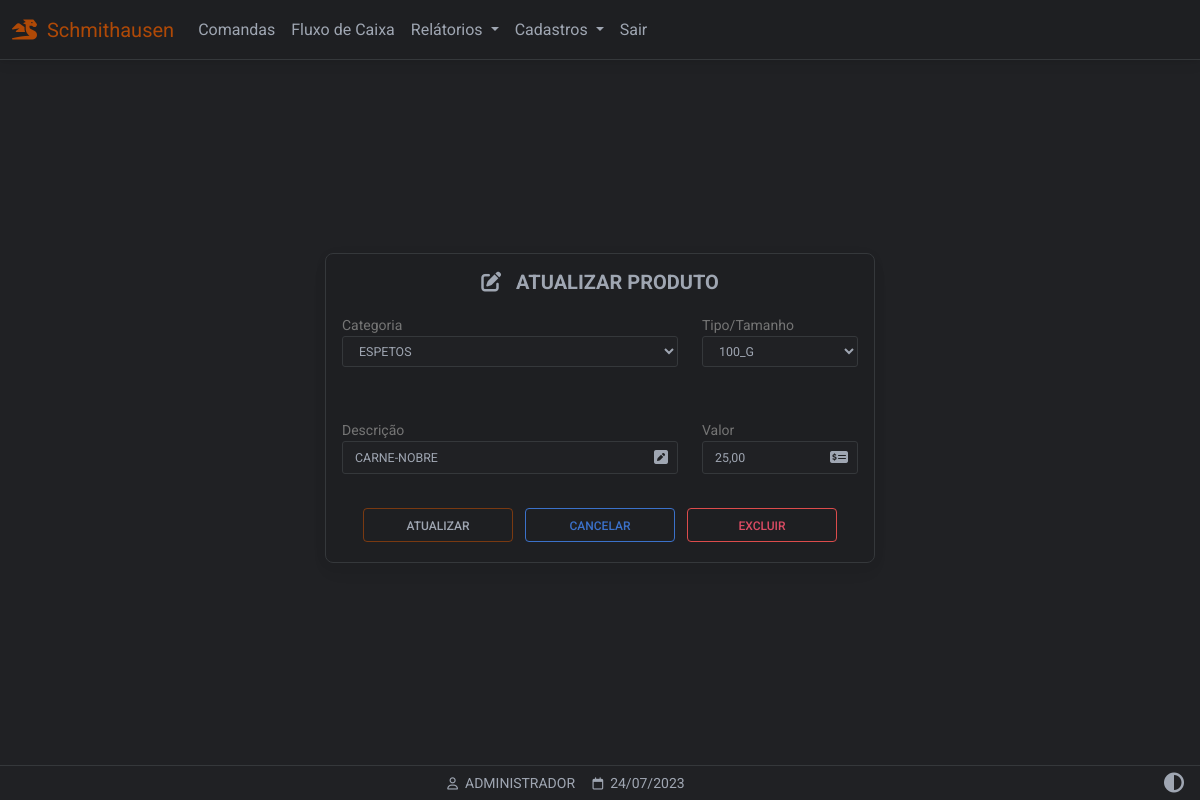
/produtos_atualizar/1/1/1 (signed in), run on an earlier commit of the app's database.
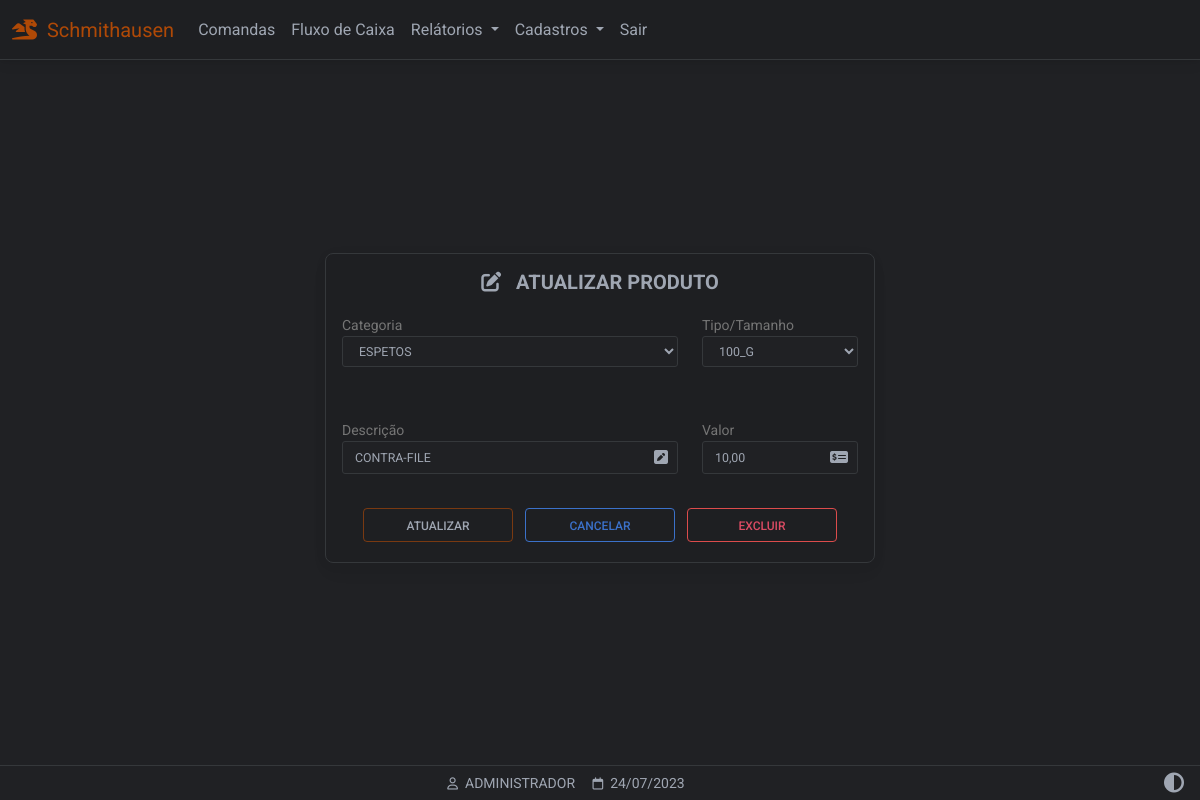
And on a later commit of the database.
### website/models.py (models this page shows)
class Produto(db.Model):
    id = db.Column(db.Integer, primary_key=True)
    categoria = db.Column(db.String(150))
    descricao = db.Column(db.String(150))
    tamanho = db.Column(db.String(150))
    valor = db.Column(db.Float)
    data_criacao = db.Column(db.DateTime(timezone=True), default=func.now())
    user_id = db.Column(db.Integer, db.ForeignKey('user.id'))

class User(db.Model, UserMixin):
    id = db.Column(db.Integer, primary_key=True)
    email = db.Column(db.String(150), unique=True)
    password = db.Column(db.String(150))
    first_name = db.Column(db.String(150))
    user = db.relationship('Produto',backref='produto')

### website/views.py (the view, shortened to what this page needs)
@views.route('/produtos_atualizar/<int:id>/<int:cat>/<int:tam>', methods=['GET','POST'])
@login_required
def atualizarProdutos(id,cat,tam):
    form = CadastroProduto()
    form.categoria.query = Categoria.query
    form.tamanho.query = Tamanho.query
    get_pro = Produto.query.get(id)
    objTamanhos = Tamanho.query.all()
    catArray = []
    for row in objTamanhos:
        obj = {}
        obj['tam_id'] = row.id
        obj['tam_nome'] = row.nome
        obj['cat_id'] = row.tamanhos.id
        obj['cat_nome'] = row.tamanhos.nome
        catArray.append(obj)
    get_cat_text = Categoria.query.get(cat).nome
    get_tam_text = Tamanho.query.get(tam).nome
    return render_template('produtos_atualizar.html',
    user=current_user,
    data=data,
    form=form,
    p=get_pro,
    objTamanhos=catArray,
    tamTex=get_tam_text,
    catTex=get_cat_text
    )

### website/forms.py
class CadastroProduto(FlaskForm):
	categoria = QuerySelectField(
	get_label='nome',
	allow_blank=True,
	blank_text='-- SELECIONE --',
	validators = [
	DataRequired(message=("Obrigatório!"))
	])
	tamanho = QuerySelectField(
	get_label='nome',
	allow_blank=True,
	blank_text='-- SELECIONE --',
	validators = [
	DataRequired(message=("Obrigatório!"))
	])
	descricao = StringField('descricao',
	validators = [
	DataRequired(message=("Obrigatório!")),
	Length(min=4, message=("Pelo menos 4 caracteres!"))
	])
	valor = StringField(
	'valor',
	validators = [
	DataRequired(message=("Obrigatório!"))
	])

### website/__init__.py (called while the page is built)
def create_app():
    app = Flask(__name__)
    app.config['SECRET_KEY'] = 'hjshjhdjah kjshkjdhjs'
    app.config['SQLALCHEMY_DATABASE_URI'] = f'sqlite:///{DB_NAME}'
    app.config["TEMPLATES_AUTO_RELOAD"] = True
    db.init_app(app)
    from .views import views
    from .auth import auth
    app.register_blueprint(views, url_prefix='/')
    app.register_blueprint(auth, url_prefix='/')
    from .models import User, Cliente, Produto
    with app.app_context():
        db.create_all()
    login_manager = LoginManager()
    login_manager.login_view = 'auth.login'
    login_manager.login_message = u"FAVOR EFETUAR LOGIN!"
    login_manager.init_app(app)
    @login_manager.user_loader
    def load_user(id):
        return User.query.get(int(id))
    return app

### website/templates/produtos_atualizar.html (shortened to what this page needs)
{% extends "base.html" %}
{% block title %} Atualizar Produtos {% endblock %} {% block
content %}
{% set id = p.id %}
{% set descricao = p.descricao %}
{% set categoria = p.categoria %}
{% set tamanho = p.tamanho %}
{% set valor = p.valor %}
<div class="pt-5 container-fluid background-container-form d-flex align-items-center justify-content-center"
  style="min-height: 100dvh">
  <form id="atualizarProdutos" method="POST" class="form-border form-outline form-white card myTheme-900 mt-5 mb-5 p-3 larg-max-form"
    action="" novalidate>
    <h3 align="center" class="fw-bold mb-1 text-uppercase  mb-3 h5">
      <i class="fa-solid fa-pen-to-square"></i>&nbsp;&nbsp;&nbsp;ATUALIZAR PRODUTO
    </h3>
    <div class="row">
      <div class="col-sm-8">
        <div class="form-text">Categoria</div>
        <div class="pb-5">
          {{ form.categoria( class='myInputs form-control-sm',
          style='text-transform:uppercase', id='categorias', autofocus='true')
          }}
        </div>
      </div>
      <div class="col">
        <div class="form-text">Tipo/Tamanho</div>
        <div class="pb-5">
          {{ form.tamanho( class='myInputs form-control-sm',
          style='text-transform:uppercase', id='tamanhos', autofocus='true') }}
        </div>
      </div>
    </div>
    <div class="row">
      <div class="col-sm-8">
        <div class="form-text">Descrição</div>
        <div class="form-outline">
          {{ form.descricao( class='myInputs form-control-sm',
          style='text-transform:uppercase', value=p.descricao) }}
        </div>
      </div>
      <div class="col">
        <div class="form-text">Valor</div>
        <div class="form-outline">
          {{ form.valor( class='myInputs form-control-sm',
          style='text-transform:uppercase', value=p.valor | replace(".",","), id='valor') }}
        </div>
      </div>
    </div>
    <div class="text-center">
      <input style="width:125px" type="submit" value="ATUALIZAR" class="btn btn-outline-light m-1" />
      <a style="width:125px" href="/produtos" class="btn btn-outline-primary m-1">CANCELAR</a>
      <a style="width:125px" class="btn btn-outline-danger m-1" data-mdb-toggle="modal"
        data-mdb-target="#confirmmodal">EXCLUIR</a>
    </div>
  </form>
</div>
{% endblock %}
{% block titlefooter %}
<span style="color: #9fa6b2">
  &nbsp;{{ user.first_name.split()[0] | upper }} &nbsp;&nbsp;&nbsp;
  <span style="color: #9fa6b2">
    &nbsp;{{ data.strftime('%d/%m/%Y') }}
  </span>
  {% endblock %}</span>

### website/templates/base.html (shortened to what this page needs)
<!DOCTYPE html>
<html lang="pt-br" class="{{ 'light-mode' if session.get('theme') == 'light' }}">
<head>
<link rel="stylesheet" href="https://cdnjs.cloudflare.com/ajax/libs/font-awesome/6.0.0/css/all.min.css"/>
<link rel="stylesheet" type="text/css"       href="{{ url_for('static', filename='css/mdb.min.css')      }}">
<link rel="stylesheet" type="text/css"       href="{{ url_for('static', filename='css/base.css')         }}">
</head>
<body class="myTheme-500">
<nav id="navbar" class="autohide navbar navbar-expand-lg fixed-top ">
  <div class="container-fluid">
    <a class="navbar-brand"><i class="fa-solid fa-dragon"></i>&nbsp;&nbsp;Schmithausen</a>
    {% if user.is_authenticated %}
    <div class="collapse navbar-collapse" id="navbarSupportedContent">
      <ul class="navbar-nav me-auto mb-2 mb-lg-0 my-navbar">
        <li class="nav-item">
          <a class="nav-link" href="/comandas">Comandas</a>
        </li>
        <li class="nav-item">
          <a class="nav-link" href="#">Fluxo de Caixa</a>
        </li>
        <li class="nav-item dropdown">
          <a class="nav-link dropdown-toggle" href="#" id="navbarDropdown" role="button" data-mdb-toggle="dropdown" aria-expanded="false">
            Relátorios
          </a>
        </li>
        <li class="nav-item dropdown">
          <a class="nav-link dropdown-toggle" href="#" id="navbarDropdown" role="button" data-mdb-toggle="dropdown" aria-expanded="false">
            Cadastros
          </a>
                      <li class="nav-item">
                      <a class="nav-link btn-sair" href="/logout">Sair</a>
                      </li>
        {% endif %}
        </li>
      </ul>
    </div>
  </div>
</nav>
  {% block content %}
  {% endblock %}
<footer class="row text-center fixed-bottom my-footer">
  <div class="col text-center p-1" style="min-width: 250px">
   <small>
   {% block titlefooter %}{% endblock %}
   </small>
    </div>
<div class="col text-center p-1 me-2" style="max-width: 60px;">
<a href="{{ url_for('views.toggle_theme', current_page=request.path) }}">
  <span>
  <i class="fa-solid fa-circle-half-stroke fa-lg"></i>
  </span>
</div>
</footer>
</body>
</html>

### website/static/css/base.css (style rules this page uses)
:root { --custom-color: 211, 84, 0; --color-primary: 59, 113, 202; --color-secondary: 159,166,178; --color-success: 20,164,77; --color-danger: 220, 76, 76; --color-warning: 228,161,27; --color-info: 84,180,211; --color-ligth: 251,251,251; --color-theme-500: 32, 33, 36; --color-theme-900: 30, 31, 34; --cor-fonte: 159,166,178; --cor-da-borda: 53, 56, 59; }
.larg-max-form { max-width: 550px!important; }
.myTheme-900 { background-color: rgb(var(--color-theme-900))!important; color: rgb(var(--cor-fonte))!important; }
.myTheme-500 { background-color: rgb(var(--color-theme-500))!important; color: rgb(var(--cor-fonte))!important; }
.navbar-expand-lg { background-color: rgb(var(--color-theme-900)); border-bottom: 1px solid rgb(var(--cor-da-borda)); }
.fa-bars, .fa-circle-half-stroke { color: rgb(var(--cor-fonte))!important; }
#navbar .nav-link { color: rgb(var(--cor-fonte))!important; }
.my-footer { background-color: rgb(var(--color-theme-500)); border-top: 1px solid rgb(var(--cor-da-borda)); color: rgb(var(--cor-fonte)); }
.my-footer span { color: rgb(var(--cor-fonte)); }
.btn-outline-light { min-width: 150px!important; border: 1px solid rgba(var(--custom-color),0.5); color: rgb(var(--cor-fonte)); }
.btn-outline-primary { min-width: 150px!important; border: 1px solid rgb(var(--color-primary)); }
.btn-outline-danger { min-width: 150px!important; border: 1px solid rgb(var(--color-danger)); }
.navbar-brand { color:rgba(var(--custom-color),0.8); pointer-events: none;" }
.fa-pen-to-square, .fa-trash-can { color: rgb(var(--cor-fonte))!important; }
.form-outline { margin-bottom: 30px!important; }
.form-border { border: 1px solid rgb(var(--cor-da-borda))!important; margin-bottom: 80px!important; }
.myInputs { color: rgb(var(--cor-fonte))!important; border: 1px solid rgb(var(--cor-da-borda))!important; background-color: rgb(var(--color-theme-500)); width: 100%; padding: 0.35rem; padding-left: 0.75rem; border-radius: 3px; }

What changed in the data, as far as the page shows it:
changed Produto "ESPETOS": descricao "CARNE-NOBRE" → "CONTRA-FILE"; valor "25,00" → "10,00"
